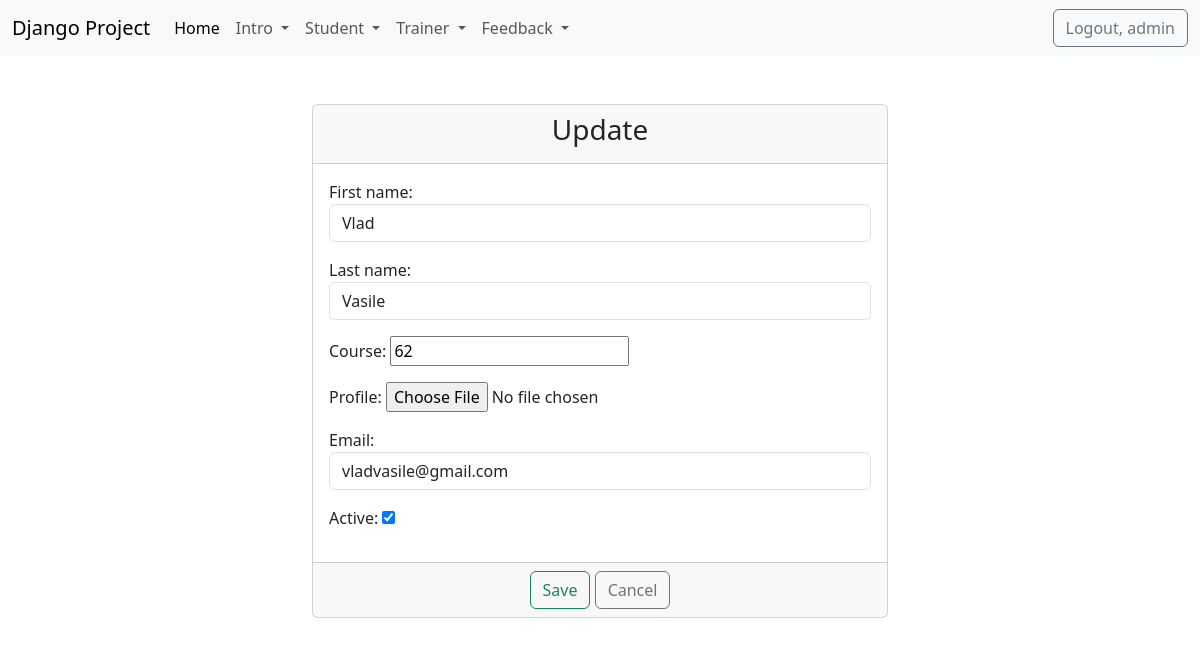
/update_trainer/1/ (signed in), run on the app's committed database.
### trainer/models.py (models this page shows, shortened)
class Trainer(models.Model):
    first_name = models.CharField(max_length=20)
    last_name = models.CharField(max_length=20)
    course = models.CharField(max_length=40)
    profile = models.ImageField(upload_to="trainer_profiles/", null=True)
    email = models.EmailField(max_length=40)
    active = models.BooleanField(default=True)

### trainer/views.py (the view)
# urls.py: path('update_trainer/<int:pk>/', views.TrainerUpdateView.as_view(), name='update-trainer'),
class TrainerUpdateView(LoginRequiredMixin, UpdateView):
    template_name = 'trainer/update_trainer.html'
    model = Trainer
    form_class= TrainerUpdateForm
    success_url = '/list_of_trainers/'

### trainer/forms.py
class TrainerUpdateForm(forms.ModelForm):
    class Meta:
        model = Trainer
        fields = '__all__'
        widgets = {
            'first_name': forms.TextInput(
                attrs={'class': 'form-control', 'placeholder': 'Please enter a first name'}),
            'last_name': forms.TextInput(
                attrs={'class': 'form-control', 'placeholder': 'Please enter a last name'}),
            'age': forms.NumberInput(attrs={'class': 'form-control', 'placeholder': 'Please enter an age'}),
            'email': forms.EmailInput(attrs={'class': 'form-control', 'placeholder': 'Please enter an email'}),
            'description': forms.Textarea(
                attrs={'class': 'form-control', 'placeholder': 'Please enter a description'}),
            'gender': forms.Select(attrs={'class': 'form-select'}),
            'start_date': forms.DateInput(attrs={'class': 'form-control', 'type': 'date'}),
            'end_date': forms.DateInput(attrs={'class': 'form-control', 'type': 'date'}),
            'trainer': forms.Select(attrs={'class': 'form-select'})
        }

### templates/trainer/update_trainer.html (shortened to what this page needs)
{% extends 'base.html' %}
{% block content %}
    <div class="container-fluid">
        <div class="row">
            <div class="col-md-6 offset-md-3">
                <br><br>
                <div class="card">
                    <div class="card-header">
                        <h3 class="text-center">Update</h3>
                    </div>
                    <form method="post" enctype="multipart/form-data">
                        <div class="card-body">
                            {{ form.as_p }}
                        </div>
                         <div class="card-footer text-center">
                             <button type="submit" class="btn btn-outline-success">Save</button>
                             <a href="{% url 'list-of-trainers' %}" class="btn btn-outline-secondary">Cancel</a>
                         </div>
                    </form>
                </div>
            </div>
        </div>
    </div>
{% endblock %}

### templates/navbar.html (shortened to what this page needs)
<nav class="navbar navbar-expand-lg bg-body-tertiary">
    <div class="container-fluid">
        <a class="navbar-brand" href="#">Django Project</a>
        <div class="collapse navbar-collapse" id="navbarSupportedContent">
            <ul class="navbar-nav me-auto mb-2 mb-lg-0">
                <li class="nav-item">
                    <a class="nav-link active" aria-current="page" href="{% url 'home_page' %}">Home</a>
                </li>
                {% if user.is_authenticated %}
                <li class="nav-item dropdown">
                    <a class="nav-link dropdown-toggle" href="#" role="button" data-bs-toggle="dropdown"
                       aria-expanded="false">
                        Intro
                    </a>
                </li>
                <li class="nav-item dropdown">
                    <a class="nav-link dropdown-toggle" href="#" role="button" data-bs-toggle="dropdown"
                       aria-expanded="false">
                        Student
                    </a>
                </li>
                <li class="nav-item dropdown">
                    <a class="nav-link dropdown-toggle" href="#" role="button" data-bs-toggle="dropdown"
                       aria-expanded="false">
                        Trainer
                    </a>
                </li>
                <li class="nav-item dropdown">
                    <a class="nav-link dropdown-toggle" href="#" role="button" data-bs-toggle="dropdown"
                       aria-expanded="false">
                        Feedback
                    </a>
                </li>
            {%  endif %}
            </ul>
            {% if user.is_authenticated %}
                <div>
                    <form method="post" action="{% url 'logout' %}">
                        <button type="submit" class="btn btn-outline-secondary">Logout, {{ user.username }}</button>
                    </form>
                </div>
            {% else %}
                <div>
                    <a href="{% url 'login' %}" class="btn btn-outline-success">Login</a>
                    <a href="{% url 'create-user' %}" class="btn btn-outline-secondary">Signup</a>
                </div>
            {% endif %}
        </div>
    </div>
</nav>

### data on the page
Trainer: first_name "Vlad", last_name "Vasile", course "62", email "vladvasile@gmail.com", active "☑"

### other printed values
{{ user.username }} "admin"
